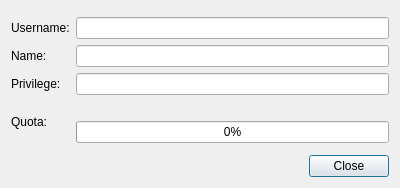
<?xml version="1.0" encoding="UTF-8"?>
<ui version="4.0">
 <class>UserInfo</class>
 <widget class="QDialog" name="UserInfo">
  <property name="geometry">
   <rect>
    <x>0</x>
    <y>0</y>
    <width>400</width>
    <height>188</height>
   </rect>
  </property>
  <property name="windowTitle">
   <string>User info</string>
  </property>
  <layout class="QVBoxLayout" name="verticalLayout">
   <item>
    <spacer name="verticalSpacer_2">
     <property name="orientation">
      <enum>Qt::Vertical</enum>
     </property>
     <property name="sizeHint" stdset="0">
      <size>
       <width>20</width>
       <height>40</height>
      </size>
     </property>
    </spacer>
   </item>
   <item>
    <layout class="QGridLayout" name="gridLayout">
     <item row="2" column="1">
      <widget class="QLineEdit" name="name">
       <property name="readOnly">
        <bool>true</bool>
       </property>
      </widget>
     </item>
     <item row="4" column="0">
      <widget class="QLabel" name="label_3">
       <property name="text">
        <string>Quota:</string>
       </property>
      </widget>
     </item>
     <item row="1" column="1">
      <widget class="QLineEdit" name="username">
       <property name="readOnly">
        <bool>true</bool>
       </property>
      </widget>
     </item>
     <item row="1" column="0">
      <widget class="QLabel" name="label">
       <property name="text">
        <string>Username:</string>
       </property>
      </widget>
     </item>
     <item row="4" column="1">
      <layout class="QVBoxLayout" name="verticalLayout_2">
       <item>
        <widget class="QLabel" name="quotaText">
         <property name="layoutDirection">
          <enum>Qt::LeftToRight</enum>
         </property>
         <property name="text">
          <string/>
         </property>
         <property name="alignment">
          <set>Qt::AlignCenter</set>
         </property>
        </widget>
       </item>
       <item>
        <widget class="QProgressBar" name="quotaProgress">
         <property name="value">
          <number>0</number>
         </property>
        </widget>
       </item>
      </layout>
     </item>
     <item row="2" column="0">
      <widget class="QLabel" name="label_2">
       <property name="text">
        <string>Name:</string>
       </property>
      </widget>
     </item>
     <item row="3" column="0">
      <widget class="QLabel" name="label_4">
       <property name="text">
        <string>Privilege:</string>
       </property>
      </widget>
     </item>
     <item row="3" column="1">
      <widget class="QLineEdit" name="privilege">
       <property name="readOnly">
        <bool>true</bool>
       </property>
      </widget>
     </item>
    </layout>
   </item>
   <item>
    <spacer name="verticalSpacer">
     <property name="orientation">
      <enum>Qt::Vertical</enum>
     </property>
     <property name="sizeHint" stdset="0">
      <size>
       <width>20</width>
       <height>40</height>
      </size>
     </property>
    </spacer>
   </item>
   <item>
    <widget class="QDialogButtonBox" name="buttonBox">
     <property name="orientation">
      <enum>Qt::Horizontal</enum>
     </property>
     <property name="standardButtons">
      <set>QDialogButtonBox::Close</set>
     </property>
    </widget>
   </item>
  </layout>
 </widget>
 <resources/>
 <connections>
  <connection>
   <sender>buttonBox</sender>
   <signal>accepted()</signal>
   <receiver>UserInfo</receiver>
   <slot>accept()</slot>
   <hints>
    <hint type="sourcelabel">
     <x>248</x>
     <y>254</y>
    </hint>
    <hint type="destinationlabel">
     <x>157</x>
     <y>274</y>
    </hint>
   </hints>
  </connection>
  <connection>
   <sender>buttonBox</sender>
   <signal>rejected()</signal>
   <receiver>UserInfo</receiver>
   <slot>reject()</slot>
   <hints>
    <hint type="sourcelabel">
     <x>316</x>
     <y>260</y>
    </hint>
    <hint type="destinationlabel">
     <x>286</x>
     <y>274</y>
    </hint>
   </hints>
  </connection>
 </connections>
</ui>
